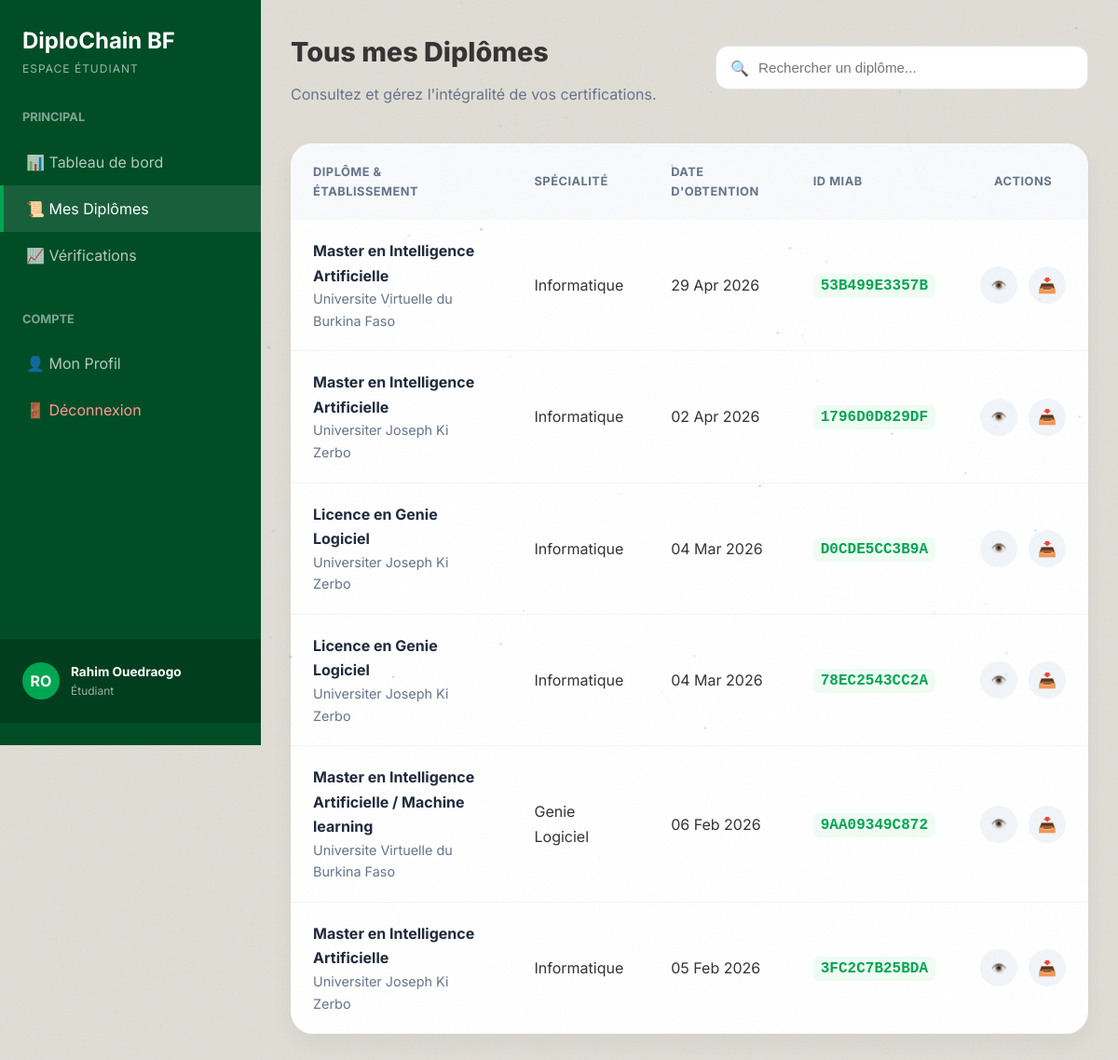
Screenshot of /dashboard/student/diplomas/ (signed in) with the database file from the repository.
### accounts/models.py (models this page shows, shortened)
class CustomUser(AbstractUser):
    ROLE_CHOICES = (
        ('student', 'Étudiant'),
        ('institution', 'Institution/Université'),
        ('recruiter', 'Recruteur/Employeur'),
        ('admin', 'Administrateur'),
    )
    role = models.CharField(max_length=20, choices=ROLE_CHOICES, default='student')
    institution_name = models.CharField(max_length=255, blank=True, null=True)
    company_name = models.CharField(max_length=255, blank=True, null=True)
    job_title = models.CharField(max_length=255, blank=True, null=True)
    phone_number = models.CharField(max_length=20, blank=True, null=True)
    ine = models.CharField(max_length=50, blank=True, null=True, unique=True, verbose_name="INE / ID National")

### diplomas/models.py (models this page shows, shortened)
class Diploma(models.Model):
    student_first_name = models.CharField(max_length=100)
    student_last_name = models.CharField(max_length=100)
    student_email = models.EmailField(blank=True, null=True)
    student_id_number = models.CharField(max_length=50, verbose_name="Numéro d'étudiant")
    degree_name = models.CharField(max_length=255, verbose_name="Intitulé du diplôme")
    major = models.CharField(max_length=255, blank=True)
    graduation_date = models.DateField()
    institution = models.ForeignKey(Institution, on_delete=models.CASCADE, related_name='diplomas')
    issuer = models.ForeignKey(settings.AUTH_USER_MODEL, on_delete=models.SET_NULL, null=True, related_name='issued_diplomas')
    pdf_file = models.FileField(upload_to='diplomas/pdfs/', blank=True, null=True)
    unique_identifier = models.CharField(max_length=12, unique=True, editable=False)
    document_hash = models.CharField(max_length=64, unique=True, blank=True, null=True, editable=False)
    blockchain_tx_id = models.CharField(max_length=100, blank=True, null=True, verbose_name="ID Transaction Algorand")
    STATUS_CHOICES = [
        ('pending', 'En attente'),
        ('valid', 'Valide'),
        ('revoked', 'Révoqué'),
    ]
    status = models.CharField(max_length=20, choices=STATUS_CHOICES, default='valid')
    is_verified = models.BooleanField(default=False)
    created_at = models.DateTimeField(auto_now_add=True)
    updated_at = models.DateTimeField(auto_now=True)

class Institution(models.Model):
    name = models.CharField(max_length=255)
    acronym = models.CharField(max_length=20, blank=True)
    website = models.URLField(blank=True)
    blockchain_address = models.CharField(max_length=58, blank=True, null=True)
    blockchain_private_key = models.CharField(max_length=128, blank=True, null=True)
    blockchain_mnemonic = models.TextField(blank=True, null=True)
    is_active = models.BooleanField(default=True)
    created_at = models.DateTimeField(auto_now_add=True)

### dashboards/views.py (the view, shortened to what this page needs)
# urls.py: path('student/diplomas/', views.student_diplomas, name='student_diplomas'),
@login_required
def student_diplomas(request):
    if request.user.role != 'student':
        return redirect('dashboard')
    query = request.GET.get('q', '')
    diplomas = Diploma.objects.filter(student_email=request.user.email).order_by('-graduation_date')
    return render(request, 'dashboards/student_diplomas.html', {
        'diplomas': diplomas,
        'query': query
    })

### dashboards/templates/dashboards/student_diplomas.html (shortened to what this page needs)
{% extends 'dashboards/base_dashboard.html' %}
{% block dash_content %}
<div class="header-flex">
    <div>
        <h1 style="font-weight: 800; font-size: 1.8rem; margin-bottom: 8px;">Tous mes Diplômes</h1>
        <p style="color: #64748b;">Consultez et gérez l'intégralité de vos certifications.</p>
    </div>
    <form method="GET" class="search-container">
        <span class="search-icon">🔍</span>
        <input type="text" name="q" class="search-input" placeholder="Rechercher un diplôme..." value="{{ query }}">
    </form>
</div>
<div class="diploma-list-card">
    <table class="diploma-table">
        <thead>
            <tr>
                <th>Diplôme & Établissement</th>
                <th>Spécialité</th>
                <th>Date d'obtention</th>
                <th>ID MIAB</th>
                <th style="text-align: center;">Actions</th>
            </tr>
        </thead>
        <tbody>
            {% for diploma in diplomas %}
            <tr>
                <td>
                    <div class="degree-name-cell">{{ diploma.degree_name }}</div>
                    <div class="inst-name-cell">{{ diploma.institution.name }}</div>
                </td>
                <td>{{ diploma.major|default:"Tronc Commun" }}</td>
                <td>{{ diploma.graduation_date|date:"d M Y" }}</td>
                <td><span class="id-badge">{{ diploma.unique_identifier }}</span></td>
                <td>
                    <div style="display: flex; gap: 12px; justify-content: center;">
                        <button onclick="showDiplomaDetails('{{ diploma.id }}', '{{ diploma.degree_name|escapejs }}', '{{ diploma.institution.name|escapejs }}', '{{ diploma.graduation_date|date:'d/m/Y' }}', '{{ diploma.unique_identifier }}', '{{ diploma.major|default:'N/A'|escapejs }}', '{% url 'student_diploma_download' diploma.id %}')" class="btn-circle" title="Détails">👁️</button>
                        <a href="{% url 'student_diploma_download' diploma.id %}" class="btn-circle" title="Télécharger">📥</a>
                    </div>
                </td>
            </tr>
            {% endfor %}
        </tbody>
    </table>
</div>
{% endblock %}

### dashboards/templates/dashboards/base_dashboard.html (shortened to what this page needs)
{% extends 'landing_page/base.html' %}
{% block content %}
<div class="dashboard-layout">
    <aside class="sidebar" id="sidebar">
        <div class="sidebar-brand">
            <h2>DiploChain BF</h2>
            <p>
                {% if request.user.role == 'institution' %}
                    Espace Établissement
                {% elif request.user.role == 'recruiter' %}
                    Espace Recruteur
                {% elif request.user.role == 'student' %}
                    Espace Étudiant
                {% elif request.user.role == 'admin' %}
                    Espace Admin
                {% else %}
                    Espace Utilisateur
                {% endif %}
            </p>
        </div>
        <div class="sidebar-nav">
            <div class="nav-section">
                <div class="nav-title">Principal</div>
                {% if request.user.role != 'admin' %}
                <a href="{% url 'dashboard' %}" class="nav-item {% if request.resolver_match.url_name == 'dashboard' %}active{% endif %}">📊 Tableau de bord</a>
                {% endif %}
                {% if request.user.role == 'student' %}
                    <a href="{% url 'student_diplomas' %}" class="nav-item {% if request.resolver_match.url_name == 'student_diplomas' %}active{% endif %}">📜 Mes Diplômes</a>
                    <a href="{% url 'student_verifications' %}" class="nav-item {% if request.resolver_match.url_name == 'student_verifications' %}active{% endif %}">📈 Vérifications</a>
                {% endif %}
            </div>
            <div class="nav-section">
                <div class="nav-title">Compte</div>
                <a href="{% url 'profile' %}" class="nav-item {% if request.resolver_match.url_name == 'profile' %}active{% endif %}">👤 Mon Profil</a>
                <a href="{% url 'logout' %}" class="nav-item" style="color: #ff9999;">🚪 Déconnexion</a>
            </div>
        </div>
        <div class="sidebar-footer">
            <div class="inst-logo" style="background: var(--accent-green); color: white;">
                {{ request.user.first_name|slice:":1"|upper }}{{ request.user.last_name|slice:":1"|upper }}
            </div>
            <div>
                <div style="font-weight: 700; font-size: 0.85rem;">{{ request.user.get_full_name|default:request.user.username }}</div>
                <div style="font-size: 0.75rem; opacity: 0.6;">
                    {% if request.user.role == 'institution' %}
                        Agent Établissement
                    {% elif request.user.role == 'student' %}
                        Étudiant
                    {% elif request.user.role == 'recruiter' %}
                        Recruteur
                    {% else %}
                        Utilisateur
                    {% endif %}
                </div>
            </div>
        </div>
    </aside>
    <main class="main-content">
        {% block dash_content %}{% endblock %}
    </main>
</div>
{% endblock %}

### landing_page/static/landing_page/css/base.css (style rules this page uses)
:root { --bg-0: #050a18; --bg-1: #0b1426; --bg-2: #101e38; --bg-card: rgba(16, 30, 56, 0.75); --border: rgba(99, 179, 237, 0.13); --border-glow: rgba(99, 179, 237, 0.32); --blue-300: #90cdf4; --blue-400: #63b3ed; --blue-500: #4299e1; --blue-600: #3182ce; --cyan-400: #76e4f7; --cyan-500: #0bc5ea; --green-300: #9ae6b4; --green-400: #68d391; --green-500: #48bb78; --purple-400: #b794f4; --amber-400: #f6ad55; --red-300: #feb2b2; --red-400: #fc8181; --gradient-accent: linear-gradient(135deg, #4299e1 0%, #0bc5ea 100%); --gradient-hero: linear-gradient(135deg, #0f2a5e 0%, #050a18 55%, #0a1f3a 100%); --gradient-card: linear-gradient(145deg, rgba(16,30,56,0.92), rgba(5,10,24,0.92)); --gradient-danger: linear-gradient(135deg, #c53030, #742a2a); --gradient-success: linear-gradient(135deg, #276749, #22543d); --gradient-orange: linear-gradient(135deg, #c05621, #7b341e); --text-primary: #f0f4ff; --text-secondary: #94a3b8; --text-muted: #64748b; --radius-sm: 8px; --radius-md: 16px; --radius-lg: 24px; --radius-xl: 36px; --shadow-glow: 0 0 40px rgba(66,153,225,0.2); --shadow-card: 0 8px 32px rgba(0,0,0,0.45); --shadow-deep: 0 24px 64px rgba(0,0,0,0.6); --transition: all 0.3s cubic-bezier(0.4, 0, 0.2, 1); }
*, *::before, *::after { box-sizing: border-box; margin: 0; padding: 0; }
html { scroll-behavior: smooth; }
body { font-family: 'Inter', sans-serif; background: var(--bg-0); color: var(--text-primary); overflow-x: hidden; line-height: 1.65; }
a { color: inherit; }

### dashboards/templates/dashboards/base_dashboard.html (style rules this page uses)
:root { --sidebar-bg: #004d26; --main-bg: #e0ddd5; --accent-green: #00a651; --accent-amber: #b8860b; --accent-red: #d9534f; --text-dark: #333; --card-bg: #ffffff; --border-color: #ccc; }
body { background-color: var(--main-bg); color: var(--text-dark); }
.dashboard-layout { display: grid; grid-template-columns: 280px 1fr; min-height: 100vh; }
.sidebar { background: var(--sidebar-bg); color: white; padding: 24px 0; display: flex; flex-direction: column; position: sticky; top: 0; height: 100vh; z-index: 1000; transition: transform 0.3s ease; }
.sidebar-brand { padding: 0 24px 32px; }
.sidebar-brand h2 { font-size: 1.5rem; font-weight: 700; margin: 0; }
.sidebar-brand p { font-size: 0.75rem; opacity: 0.6; text-transform: uppercase; letter-spacing: 1px; }
.sidebar-nav { flex: 1; }
.nav-section { margin-bottom: 32px; }
.nav-title { padding: 0 24px; font-size: 0.8rem; font-weight: 700; opacity: 0.5; margin-bottom: 12px; text-transform: uppercase; }
.nav-item { padding: 12px 24px; display: flex; align-items: center; gap: 12px; color: rgba(255,255,255,0.7); text-decoration: none; transition: all 0.2s; border-left: 4px solid transparent; }
.nav-item:hover, .nav-item.active { background: rgba(255,255,255,0.1); color: white; }
.nav-item.active { border-left-color: var(--accent-green); }
.sidebar-footer { padding: 24px; background: rgba(0,0,0,0.2); display: flex; align-items: center; gap: 12px; }
.inst-logo { width: 40px; height: 40px; background: orange; border-radius: 50%; display: flex; align-items: center; justify-content: center; font-weight: 700; color: #000; }
.main-content { padding: 32px; overflow-y: auto; }

### rows the page displays
CustomUser: user.first_name "R", user.last_name "O", user.get_full_name "Rahim Ouedraogo"
Diploma: degree_name "Master en Intelligence Artificielle", institution.name "Universite Virtuelle du Burkina Faso", major "Informatique", graduation_date "29 Apr 2026", unique_identifier "53B499E3357B"
Diploma: degree_name "Master en Intelligence Artificielle", institution.name "Universiter Joseph Ki Zerbo", major "Informatique", graduation_date "02 Apr 2026", unique_identifier "1796D0D829DF"
Diploma: degree_name "Licence en Genie Logiciel", institution.name "Universiter Joseph Ki Zerbo", major "Informatique", graduation_date "04 Mar 2026", unique_identifier "D0CDE5CC3B9A"
Diploma: degree_name "Licence en Genie Logiciel", institution.name "Universiter Joseph Ki Zerbo", major "Informatique", graduation_date "04 Mar 2026", unique_identifier "78EC2543CC2A"
Diploma: degree_name "Master en Intelligence Artificielle / Machine learning", institution.name "Universite Virtuelle du Burkina Faso", major "Genie Logiciel", graduation_date "06 Feb 2026", unique_identifier "9AA09349C872"
Diploma: degree_name "Master en Intelligence Artificielle", institution.name "Universiter Joseph Ki Zerbo", major "Informatique", graduation_date "05 Feb 2026", unique_identifier "3FC2C7B25BDA"
